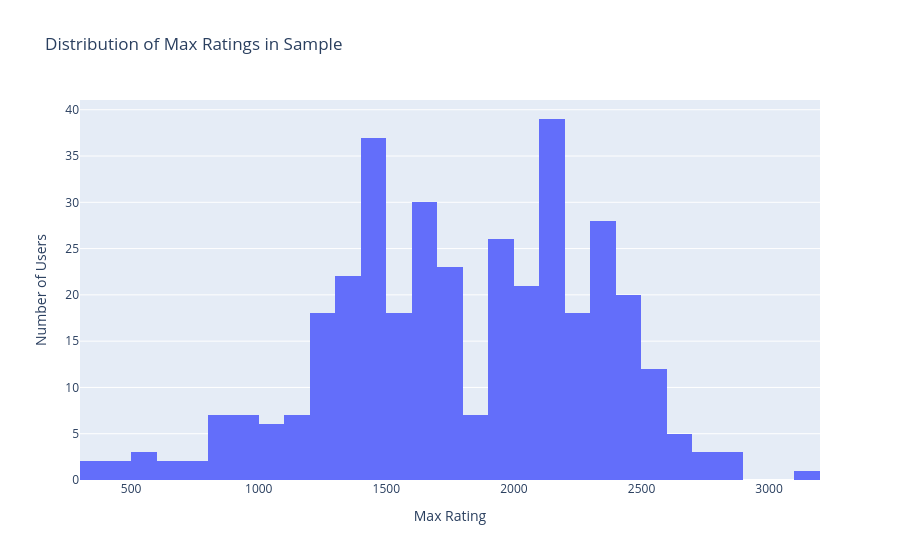

Notebook code for this chart:
### Code cell
#Plotting users v/s their max newRating using plotly express histogram bins

fig = px.histogram(
    df_rating.groupby('handle')['newRating'].max().reset_index(name='max_rating'),
    x='max_rating',
    nbins=30,
    title="Distribution of Max Ratings in Sample"
)

fig.update_layout(
    xaxis_title="Max Rating",
    yaxis_title="Number of Users"
)

fig.show()

### Figure 1 — Plotly figure (JSON) as saved in the notebook; plotly's stock layout.template omitted (floating-point values rounded to 4 significant figures; data arrays with more than 128 entries replaced by an {"elided": "..."} marker saying what was removed)
{"data": [{"bingroup": "x", "hovertemplate": "max_rating=%{x}<br>count=%{y}<extra></extra>", "legendgroup": "", "marker": {"color": "#636efa", "pattern": {"shape": ""}}, "name": "", "nbinsx": 30, "orientation": "v", "showlegend": false, "type": "histogram", "x": {"elided": "369 int values"}, "xaxis": "x", "yaxis": "y"}], "layout": {"barmode": "relative", "legend": {"tracegroupgap": 0}, "title": {"text": "Distribution of Max Ratings in Sample"}, "xaxis": {"anchor": "y", "domain": [0, 1], "title": {"text": "Max Rating"}}, "yaxis": {"anchor": "x", "domain": [0, 1], "title": {"text": "Number of Users"}}}}
